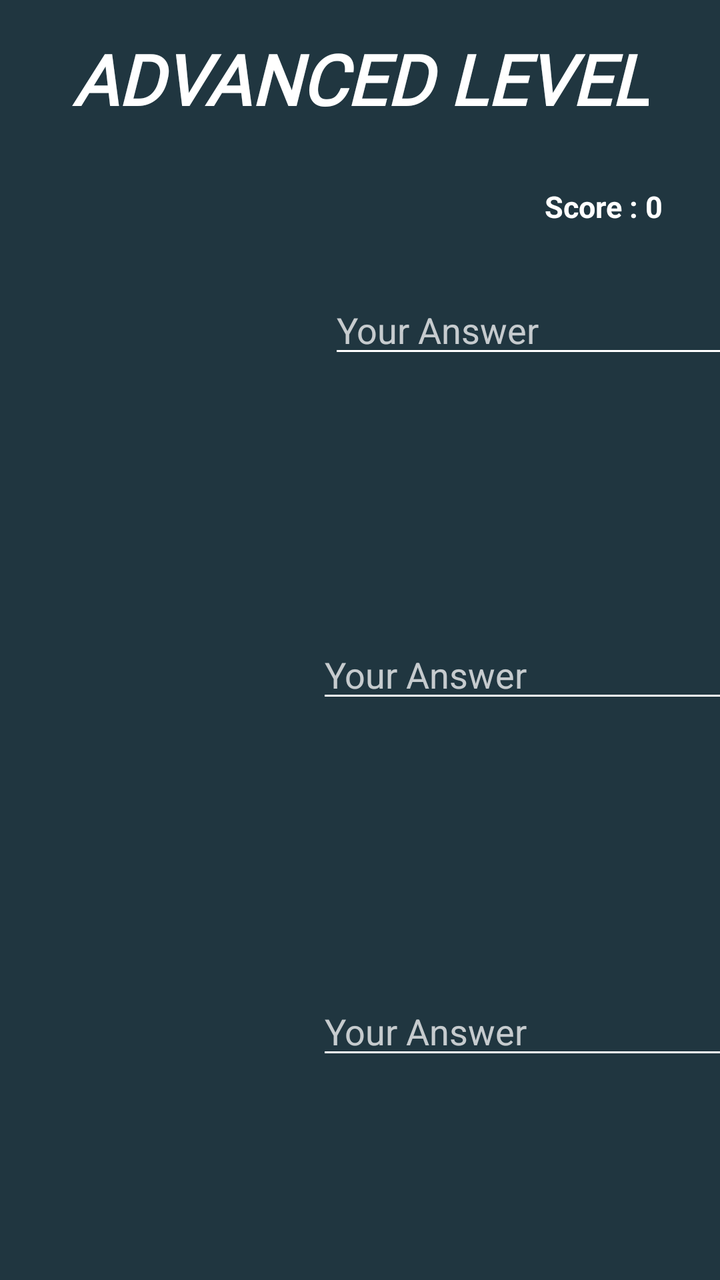
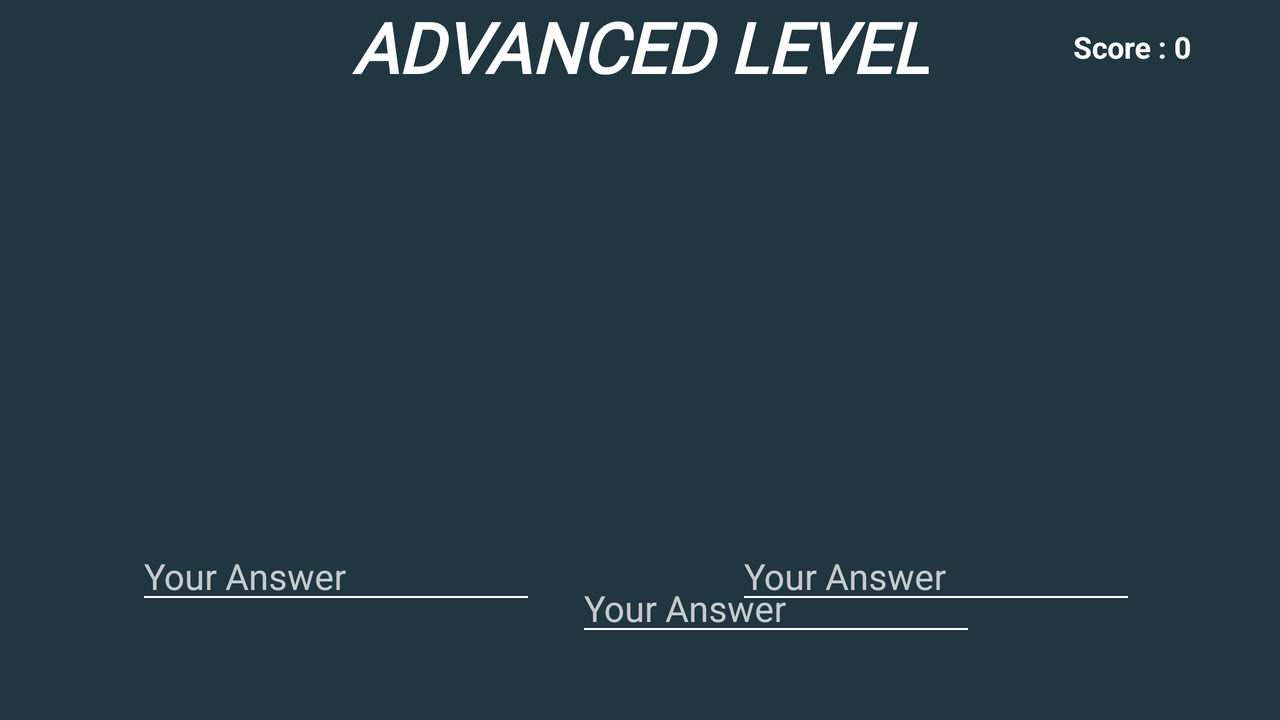

One screen, two layout resources from the same app: the default and the repository's alternative for another configuration. Each is rendered where Android would select it; the XML of both is given below.
<!-- AndroidManifest.xml: application theme Theme.CAR_IDENTIFIER -->
<!-- res/layout/activity_advanced_level.xml -->
<?xml version="1.0" encoding="utf-8"?>
<androidx.constraintlayout.widget.ConstraintLayout xmlns:android="http://schemas.android.com/apk/res/android"
    xmlns:app="http://schemas.android.com/apk/res-auto"
    xmlns:tools="http://schemas.android.com/tools"
    android:layout_width="match_parent"
    android:layout_height="match_parent"
    android:background="@color/defaultBgColor"
    tools:context=".AdvancedLevel">

    <TextView
        android:id="@+id/textView6"
        android:layout_width="wrap_content"
        android:layout_height="wrap_content"
        android:layout_marginTop="16dp"
        android:fontFamily="@font/amarante"
        android:gravity="center"
        android:text="@string/advanced_level"
        android:textAlignment="center"
        android:textColor="@color/white"
        android:textSize="35sp"
        android:textStyle="italic|bold"
        app:layout_constraintEnd_toEndOf="parent"
        app:layout_constraintStart_toStartOf="parent"
        app:layout_constraintTop_toTopOf="parent" />

    <ImageView
        android:id="@+id/imageView_car1"
        android:layout_width="160dp"
        android:layout_height="151dp"
        android:layout_marginStart="24dp"
        android:layout_marginTop="68dp"
        android:contentDescription="@string/car_image"
        android:scaleType="fitXY"
        app:layout_constraintStart_toStartOf="parent"
        app:layout_constraintTop_toBottomOf="@+id/textView6"
        app:srcCompat="?android:attr/panelBackground"
        tools:ignore="MissingConstraints" />

    <ImageView
        android:id="@+id/imageView_car2"
        android:layout_width="160dp"
        android:layout_height="151dp"
        android:layout_marginStart="24dp"
        android:layout_marginTop="28dp"
        android:contentDescription="@string/car_image"
        android:scaleType="fitXY"
        app:layout_constraintStart_toStartOf="parent"
        app:layout_constraintTop_toBottomOf="@+id/imageView_car1"
        app:srcCompat="?android:attr/panelBackground"
        tools:ignore="MissingConstraints" />

    <ImageView
        android:id="@+id/imageView_car3"
        android:layout_width="160dp"
        android:layout_height="151dp"
        android:layout_marginStart="24dp"
        android:layout_marginTop="28dp"
        android:contentDescription="@string/car_image"
        android:scaleType="fitXY"
        app:layout_constraintStart_toStartOf="parent"
        app:layout_constraintTop_toBottomOf="@+id/imageView_car2"
        app:srcCompat="?android:attr/panelBackground"
        tools:ignore="MissingConstraints" />

    <androidx.appcompat.widget.AppCompatButton
        android:id="@+id/button6"
        android:layout_width="117dp"
        android:layout_height="48dp"
        android:layout_marginBottom="28dp"
        android:background="@drawable/sub_button"
        android:onClick="onClickButton1"
        android:textColor="@color/purple_700"
        android:textStyle="bold|italic"
        app:layout_constraintBottom_toBottomOf="parent"
        app:layout_constraintEnd_toEndOf="parent"
        app:layout_constraintHorizontal_bias="0.501"
        app:layout_constraintStart_toStartOf="parent" />

    <TextView
        android:id="@+id/textResult1"
        android:layout_width="140dp"
        android:layout_height="27dp"
        android:layout_marginTop="32dp"
        android:textSize="18sp"
        app:layout_constraintEnd_toEndOf="parent"
        app:layout_constraintHorizontal_bias="0.296"
        app:layout_constraintStart_toEndOf="@+id/imageView_car1"
        app:layout_constraintTop_toBottomOf="@+id/userInput1" />

    <TextView
        android:id="@+id/textResult2"
        android:layout_width="140dp"
        android:layout_height="29dp"
        android:layout_marginStart="16dp"
        android:layout_marginTop="32dp"
        android:textSize="18sp"
        app:layout_constraintEnd_toEndOf="parent"
        app:layout_constraintHorizontal_bias="0.173"
        app:layout_constraintStart_toEndOf="@+id/imageView_car2"
        app:layout_constraintTop_toBottomOf="@+id/userInput2" />

    <TextView
        android:id="@+id/textResult3"
        android:layout_width="140dp"
        android:layout_height="25dp"
        android:layout_marginTop="32dp"
        android:textSize="18sp"
        app:layout_constraintEnd_toEndOf="parent"
        app:layout_constraintHorizontal_bias="0.296"
        app:layout_constraintStart_toEndOf="@+id/imageView_car3"
        app:layout_constraintTop_toBottomOf="@+id/userInput3" />

    <TextView
        android:id="@+id/text_Score"
        android:layout_width="91dp"
        android:layout_height="39dp"
        android:gravity="center"
        android:text="@string/score_0"
        android:textAlignment="center"
        android:textColor="@color/white"
        android:textSize="15sp"
        android:textStyle="bold"
        app:layout_constraintBottom_toTopOf="@+id/userInput1"
        app:layout_constraintEnd_toEndOf="parent"
        app:layout_constraintHorizontal_bias="0.953"
        app:layout_constraintStart_toStartOf="parent"
        app:layout_constraintTop_toBottomOf="@+id/textView6"
        app:layout_constraintVertical_bias="0.512" />

    <EditText
        android:id="@+id/userInput1"
        android:layout_width="wrap_content"
        android:layout_height="wrap_content"
        android:layout_marginStart="4dp"
        android:layout_marginTop="80dp"
        android:autofillHints=""
        android:backgroundTint="@color/white"
        android:ems="10"
        android:focusable="true"
        android:hint="@string/your_answer"
        android:inputType="textPersonName"
        android:textColor="@color/white"
        android:textColorHint="@color/hintWhite"
        app:layout_constraintEnd_toEndOf="parent"
        app:layout_constraintHorizontal_bias="0.625"
        app:layout_constraintStart_toEndOf="@+id/imageView_car1"
        app:layout_constraintTop_toBottomOf="@+id/textView6" />

    <EditText
        android:id="@+id/userInput2"
        android:layout_width="wrap_content"
        android:layout_height="wrap_content"
        android:layout_marginTop="72dp"
        android:autofillHints=""
        android:backgroundTint="@color/white"
        android:ems="10"
        android:focusable="true"
        android:hint="@string/your_answer"
        android:inputType="textPersonName"
        android:textColor="@color/white"
        android:textColorHint="@color/hintWhite"
        app:layout_constraintEnd_toEndOf="parent"
        app:layout_constraintHorizontal_bias="0.764"
        app:layout_constraintStart_toEndOf="@+id/imageView_car2"
        app:layout_constraintTop_toBottomOf="@+id/textResult1" />

    <EditText
        android:id="@+id/userInput3"
        android:layout_width="wrap_content"
        android:layout_height="wrap_content"
        android:layout_marginTop="76dp"
        android:autofillHints=""
        android:backgroundTint="@color/white"
        android:ems="10"
        android:focusable="true"
        android:hint="@string/your_answer"
        android:inputType="textPersonName"
        android:textColor="@color/white"
        android:textColorHint="@color/hintWhite"
        app:layout_constraintEnd_toEndOf="parent"
        app:layout_constraintHorizontal_bias="0.764"
        app:layout_constraintStart_toEndOf="@+id/imageView_car3"
        app:layout_constraintTop_toBottomOf="@+id/textResult2" />

    <TextView
        android:id="@+id/textTimerAdv"
        android:layout_width="wrap_content"
        android:layout_height="wrap_content"
        android:textColor="@color/white"
        android:textSize="15sp"
        android:textStyle="bold|italic"
        app:layout_constraintBottom_toTopOf="@+id/button6"
        app:layout_constraintEnd_toEndOf="parent"
        app:layout_constraintStart_toStartOf="parent"
        app:layout_constraintTop_toBottomOf="@+id/imageView_car3"
        app:layout_constraintVertical_bias="0.693" />

</androidx.constraintlayout.widget.ConstraintLayout>
<!-- resources referenced by this layout -->
<resources>
  <color name="defaultBgColor">#203640</color>
  <color name="hintWhite">#BEFFFFFF</color>
  <color name="purple_700">#FF3700B3</color>
  <color name="white">#FFFFFFFF</color>
  <string name="advanced_level">ADVANCED LEVEL</string>
  <string name="car_image">car_image</string>
  <string name="score_0">Score : 0</string>
  <string name="your_answer">Your Answer</string>
  <style name="Theme.CAR_IDENTIFIER" parent="Theme.MaterialComponents.DayNight.DarkActionBar">
          
          <item name="colorPrimary">@color/purple_500</item>
          <item name="colorPrimaryVariant">@color/purple_700</item>
          <item name="colorOnPrimary">@color/white</item>
          
          <item name="colorSecondary">@color/teal_200</item>
          <item name="colorSecondaryVariant">@color/teal_700</item>
          <item name="colorOnSecondary">@color/black</item>
          
          <item name="android:statusBarColor" tools:targetApi="l">?attr/colorPrimaryVariant</item>
          
      </style>
  <color name="purple_500">#FF6200EE</color>
  <color name="teal_200">#FF03DAC5</color>
  <color name="teal_700">#FF018786</color>
  <color name="black">#FF000000</color>
</resources>
<!-- res/layout-land/activity_advanced_level.xml (the repository's variant of the layout above) -->
<!-- drawn on the phone turned sideways -->
<?xml version="1.0" encoding="utf-8"?>
<androidx.constraintlayout.widget.ConstraintLayout xmlns:android="http://schemas.android.com/apk/res/android"
    xmlns:app="http://schemas.android.com/apk/res-auto"
    xmlns:tools="http://schemas.android.com/tools"
    android:layout_width="match_parent"
    android:layout_height="match_parent"
    android:background="@color/defaultBgColor"
    tools:context=".AdvancedLevel">

    <TextView
        android:id="@+id/textView6"
        android:layout_width="wrap_content"
        android:layout_height="wrap_content"
        android:fontFamily="@font/amarante"
        android:gravity="center"
        android:text="@string/advanced_level"
        android:textAlignment="center"
        android:textColor="@color/white"
        android:textSize="35sp"
        android:textStyle="italic|bold"
        app:layout_constraintEnd_toEndOf="parent"
        app:layout_constraintStart_toStartOf="parent"
        app:layout_constraintTop_toTopOf="parent" />

    <ImageView
        android:id="@+id/imageView_car1"
        android:layout_width="200dp"
        android:layout_height="200dp"
        android:layout_marginStart="68dp"
        android:contentDescription="@string/car_image"
        android:scaleType="fitXY"
        app:layout_constraintBottom_toBottomOf="parent"
        app:layout_constraintStart_toStartOf="parent"
        app:layout_constraintTop_toTopOf="parent"
        app:layout_constraintVertical_bias="0.31"
        app:srcCompat="?android:attr/panelBackground"
        tools:ignore="MissingConstraints" />

    <ImageView
        android:id="@+id/imageView_car2"
        android:layout_width="200dp"
        android:layout_height="200dp"
        android:layout_marginTop="19dp"
        android:contentDescription="@string/car_image"
        android:scaleType="fitXY"
        app:layout_constraintEnd_toEndOf="parent"
        app:layout_constraintStart_toStartOf="parent"
        app:layout_constraintTop_toBottomOf="@+id/textView6"
        app:srcCompat="?android:attr/panelBackground"
        tools:ignore="MissingConstraints" />

    <ImageView
        android:id="@+id/imageView_car3"
        android:layout_width="200dp"
        android:layout_height="200dp"
        android:layout_marginEnd="72dp"
        android:contentDescription="@string/car_image"
        android:scaleType="fitXY"
        app:layout_constraintBottom_toBottomOf="parent"
        app:layout_constraintEnd_toEndOf="parent"
        app:layout_constraintTop_toTopOf="parent"
        app:layout_constraintVertical_bias="0.31"
        app:srcCompat="?android:attr/panelBackground"
        tools:ignore="MissingConstraints" />

    <androidx.appcompat.widget.AppCompatButton
        android:id="@+id/button6"
        android:layout_width="117dp"
        android:layout_height="48dp"
        android:background="@drawable/sub_button"
        android:onClick="onClickButton1"
        android:textColor="@color/purple_700"
        android:textStyle="bold|italic"
        app:layout_constraintBottom_toBottomOf="parent"
        app:layout_constraintEnd_toEndOf="parent"
        app:layout_constraintHorizontal_bias="0.475"
        app:layout_constraintStart_toStartOf="parent"
        app:layout_constraintTop_toBottomOf="@+id/textResult2"
        app:layout_constraintVertical_bias="0.772" />

    <TextView
        android:id="@+id/textResult1"
        android:layout_width="140dp"
        android:layout_height="27dp"
        android:layout_marginStart="96dp"
        android:layout_marginTop="8dp"
        android:textSize="18sp"
        app:layout_constraintBottom_toBottomOf="parent"
        app:layout_constraintStart_toStartOf="parent"
        app:layout_constraintTop_toBottomOf="@+id/userInput1"
        app:layout_constraintVertical_bias="0.0" />

    <TextView
        android:id="@+id/textResult2"
        android:layout_width="140dp"
        android:layout_height="29dp"
        android:layout_marginTop="8dp"
        android:textSize="18sp"
        app:layout_constraintEnd_toStartOf="@+id/textResult3"
        app:layout_constraintHorizontal_bias="0.437"
        app:layout_constraintStart_toEndOf="@+id/textResult1"
        app:layout_constraintTop_toBottomOf="@+id/userInput2" />

    <TextView
        android:id="@+id/textResult3"
        android:layout_width="140dp"
        android:layout_height="25dp"
        android:layout_marginTop="8dp"
        android:layout_marginEnd="108dp"
        android:textSize="18sp"
        app:layout_constraintEnd_toEndOf="parent"
        app:layout_constraintTop_toBottomOf="@+id/userInput3" />

    <TextView
        android:id="@+id/text_Score"
        android:layout_width="91dp"
        android:layout_height="39dp"
        android:layout_marginTop="4dp"
        android:gravity="center"
        android:text="@string/score_0"
        android:textAlignment="center"
        android:textColor="@color/white"
        android:textSize="15sp"
        android:textStyle="bold"
        app:layout_constraintEnd_toEndOf="parent"
        app:layout_constraintHorizontal_bias="0.665"
        app:layout_constraintStart_toEndOf="@+id/textView6"
        app:layout_constraintTop_toTopOf="parent" />

    <EditText
        android:id="@+id/userInput1"
        android:layout_width="200dp"
        android:layout_height="wrap_content"
        android:layout_marginStart="68dp"
        android:layout_marginTop="16dp"
        android:autofillHints=""
        android:backgroundTint="@color/white"
        android:ems="10"
        android:focusable="true"
        android:hint="@string/your_answer"
        android:inputType="textPersonName"
        android:textColor="@color/white"
        android:textColorHint="@color/hintWhite"
        app:layout_constraintBottom_toBottomOf="parent"
        app:layout_constraintStart_toStartOf="parent"
        app:layout_constraintTop_toBottomOf="@+id/imageView_car1"
        app:layout_constraintVertical_bias="0.0" />

    <EditText
        android:id="@+id/userInput2"
        android:layout_width="200dp"
        android:layout_height="wrap_content"
        android:layout_marginTop="16dp"
        android:autofillHints=""
        android:backgroundTint="@color/white"
        android:ems="10"
        android:focusable="true"
        android:hint="@string/your_answer"
        android:inputType="textPersonName"
        android:textColor="@color/white"
        android:textColorHint="@color/hintWhite"
        app:layout_constraintEnd_toEndOf="parent"
        app:layout_constraintHorizontal_bias="0.116"
        app:layout_constraintStart_toEndOf="@+id/userInput1"
        app:layout_constraintTop_toBottomOf="@+id/imageView_car2" />

    <EditText
        android:id="@+id/userInput3"
        android:layout_width="200dp"
        android:layout_height="wrap_content"
        android:layout_marginTop="16dp"
        android:layout_marginEnd="72dp"
        android:autofillHints=""
        android:backgroundTint="@color/white"
        android:ems="10"
        android:focusable="true"
        android:hint="@string/your_answer"
        android:inputType="textPersonName"
        android:textColor="@color/white"
        android:textColorHint="@color/hintWhite"
        app:layout_constraintEnd_toEndOf="parent"
        app:layout_constraintHorizontal_bias="1.0"
        app:layout_constraintStart_toEndOf="@+id/userInput2"
        app:layout_constraintTop_toBottomOf="@+id/imageView_car3" />

    <TextView
        android:id="@+id/textTimerAdv"
        android:layout_width="wrap_content"
        android:layout_height="wrap_content"
        android:layout_marginStart="96dp"
        android:layout_marginTop="16dp"
        android:textColor="@color/white"
        android:textSize="15sp"
        android:textStyle="bold|italic"
        app:layout_constraintEnd_toStartOf="@+id/textView6"
        app:layout_constraintHorizontal_bias="0.0"
        app:layout_constraintStart_toStartOf="parent"
        app:layout_constraintTop_toTopOf="parent" />

</androidx.constraintlayout.widget.ConstraintLayout>
